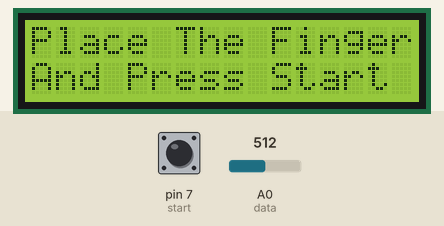
This sketch was run on a simulated Arduino Uno, built with avr-gcc and run on an emulated ATmega328P. Parts: 16×2 character LCD. Inputs (shaded band) come from the test bench; at power-on: pin 7 (start) HIGH, A0 (data) = 512. At 11.3 s the program stops and its outputs stay as they are.

Above: at 1.2 s.
1.3 s: pin 7 (start) pulled LOW for 0.15 s
At 2.1 s:
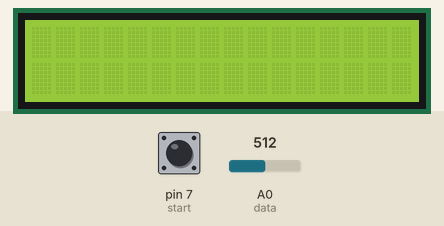
2.9 s: A0 (data) set to 106
4.4 s: A0 (data) set to 95
At 5.6 s:
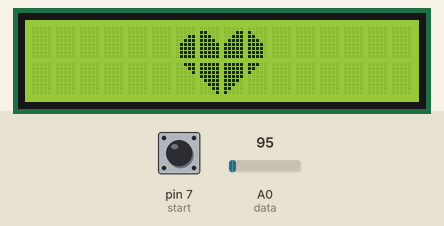
5.9 s: A0 (data) set to 122
At 12.4 s:
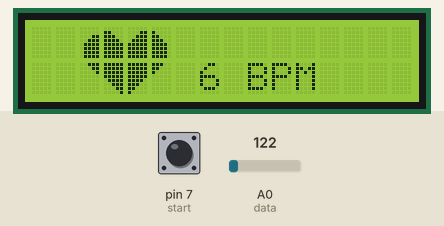
Timing chart, 0 to 12.8 s (numbered marks = the images above; inputs shaded):
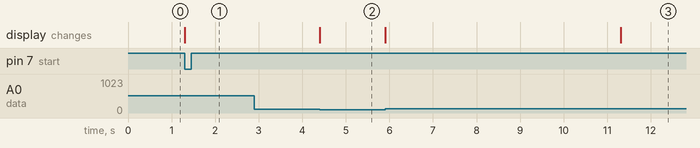

The sketch:

Servo_Ultrasonic_.ino
```cpp
#include <LiquidCrystal.h>
LiquidCrystal lcd(6, 5, 3, 2, 1, 0);
int data=A0;
int start=7;
int count=0;
unsigned long temp=0;

byte customChar1[8] = {0b00000,0b00000,0b00011,0b00111,0b01111,0b01111,0b01111,0b01111};
byte customChar2[8] = {0b00000,0b11000,0b11100,0b11110,0b11111,0b11111,0b11111,0b11111};
byte customChar3[8] = {0b00000,0b00011,0b00111,0b01111,0b11111,0b11111,0b11111,0b11111};
byte customChar4[8] = {0b00000,0b10000,0b11000,0b11100,0b11110,0b11110,0b11110,0b11110};
byte customChar5[8] = {0b00111,0b00011,0b00001,0b00000,0b00000,0b00000,0b00000,0b00000};
byte customChar6[8] = {0b11111,0b11111,0b11111,0b11111,0b01111,0b00111,0b00011,0b00001};
byte customChar7[8] = {0b11111,0b11111,0b11111,0b11111,0b11110,0b11100,0b11000,0b10000};
byte customChar8[8] = {0b11100,0b11000,0b10000,0b00000,0b00000,0b00000,0b00000,0b00000};
void setup()
{
lcd.begin(16, 2);
lcd.createChar(1, customChar1);
lcd.createChar(2, customChar2);
lcd.createChar(3, customChar3);
lcd.createChar(4, customChar4);
lcd.createChar(5, customChar5);
lcd.createChar(6, customChar6);
lcd.createChar(7, customChar7);
lcd.createChar(8, customChar8);

pinMode(data,INPUT);
pinMode(start,INPUT_PULLUP);
}

void loop()
{
 lcd.setCursor(0, 0);
 lcd.print("Place The Finger");
 lcd.setCursor(0, 1);
 lcd.print("And Press Start");

  while(digitalRead(start)>0);

   lcd.clear();
   temp=millis();

   while(millis()<(temp+10000))
   {
      if(analogRead(data)<100)
        {
         count=count+1;

         lcd.setCursor(6, 0);
         lcd.write(byte(1));
         lcd.setCursor(7, 0);
         lcd.write(byte(2));
         lcd.setCursor(8, 0);
         lcd.write(byte(3));
         lcd.setCursor(9, 0);
         lcd.write(byte(4));

         lcd.setCursor(6, 1);
         lcd.write(byte(5));
         lcd.setCursor(7, 1);
         lcd.write(byte(6));
         lcd.setCursor(8, 1);
         lcd.write(byte(7));
         lcd.setCursor(9, 1);
         lcd.write(byte(8));

         while(analogRead(data)<100);

         lcd.clear();
        }
   }

         lcd.clear();
         lcd.setCursor(0, 0);
         count=count*6;
         lcd.setCursor(2, 0);
         lcd.write(byte(1));
         lcd.setCursor(3, 0);
         lcd.write(byte(2));
         lcd.setCursor(4, 0);
         lcd.write(byte(3));
         lcd.setCursor(5, 0);
         lcd.write(byte(4));

         lcd.setCursor(2, 1);
         lcd.write(byte(5));
         lcd.setCursor(3, 1);
         lcd.write(byte(6));
         lcd.setCursor(4, 1);
         lcd.write(byte(7));
         lcd.setCursor(5, 1);
         lcd.write(byte(8));
         lcd.setCursor(7, 1);
 lcd.print(count);
 lcd.print(" BPM");
 temp=0;
 while(1);
}
```

Measured:
- the behaviour switches between 100 and 99 on A0 (data) (found by bisection; images 1 and 2)
- after the input at 1.3 s, the display: changes at once (image 1)
- after the input at 2.9 s, every drawn part: stays the same
- after the input at 4.4 s, the display: changes at once (image 2)
- after the input at 5.9 s, the display: first changes at once (image 3 shows a later state)
